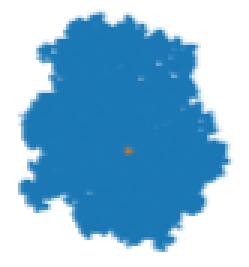
#> input picture Cuda/day075.png, 83 x 89 px (shown 3 times larger)
$ python script_frm_snapshot.py
#> lines starting #> are read from the running program, lines starting #| are printed output that depends on the picture
#!/usr/bin/env python3

from pathlib import Path
import matplotlib.pyplot as plt
from PIL import Image

# ============================================================
# Configuration
# ============================================================

SCRIPT_DIR = Path(__file__).resolve().parent

IMAGE_FILE = SCRIPT_DIR / "day075.png"

OUTPUT_DIR = SCRIPT_DIR / "poster_figures"
OUTPUT_DIR.mkdir(exist_ok=True)

N_REGIONS = 64

# ============================================================
# Load tumour image
# ============================================================

img = Image.open(IMAGE_FILE).convert("RGB")
#> img is the input picture: PIL image 83x89 RGB; mean R, G, B 138.4, 185.8, 216.9

width, height = img.size
#> width = 83; height = 89

print(f"Image size: {width} x {height}")
#| Image size: 83 x 89

# ============================================================
# Draw FRM partition
# ============================================================

fig, ax = plt.subplots(figsize=(6.0, 6.0))

ax.imshow(
    img,
    extent=[0, width, height, 0],
    interpolation="nearest"
)

region_height = height / N_REGIONS
#> region_height = 1.39

# ------------------------------------------------------------
# Horizontal boundaries for 64 regions
# ------------------------------------------------------------

for i in range(N_REGIONS + 1):

    y = i * region_height

    # Outer border slightly thicker
    if i in (0, N_REGIONS):
        linewidth = 1.8
        alpha = 0.85
    else:
        linewidth = 0.45
        alpha = 0.55

    ax.axhline(
        y,
        linewidth=linewidth,
        color="black",
        alpha=alpha
    )

# ------------------------------------------------------------
# External vertical borders
# ------------------------------------------------------------

ax.axvline(
    0,
    linewidth=1.8,
    color="black",
    alpha=0.85
)

ax.axvline(
    width,
    linewidth=1.8,
    color="black",
    alpha=0.85
)

# ------------------------------------------------------------
# Label only selected regions
# Avoid cluttering the figure with 64 labels
# ------------------------------------------------------------

selected_regions = {
    0: "R0",
    15: "R15",
    31: "R31",
    32: "R32",
    47: "R47",
    63: "R63"
}

for region, label in selected_regions.items():

    y_center = (region + 0.5) * region_height

    ax.text(
        width * 0.025,
        y_center,
        label,
        ha="left",
        va="center",
        fontsize=8,
        fontweight="bold",
        color="black",
        bbox=dict(
            boxstyle="round,pad=0.12",
            facecolor="white",
            edgecolor="none",
            alpha=0.72
        )
    )

# ============================================================
# Formatting
# ============================================================

ax.set_xlim(0, width)
ax.set_ylim(height, 0)

ax.set_aspect("equal")

ax.set_xticks([])
ax.set_yticks([])

ax.set_title(
    "FRM — Fine-Grained Region Mapping",
    fontsize=16,
    fontweight="bold",
    pad=12
)

ax.text(
    width / 2,
    height + height * 0.055,
    "64 horizontal regions",
    ha="center",
    va="top",
    fontsize=12
)

fig.tight_layout()

# ============================================================
# Save
# ============================================================

fig.savefig(
    OUTPUT_DIR / "frm_day075_64_regions.pdf",
    bbox_inches="tight"
)
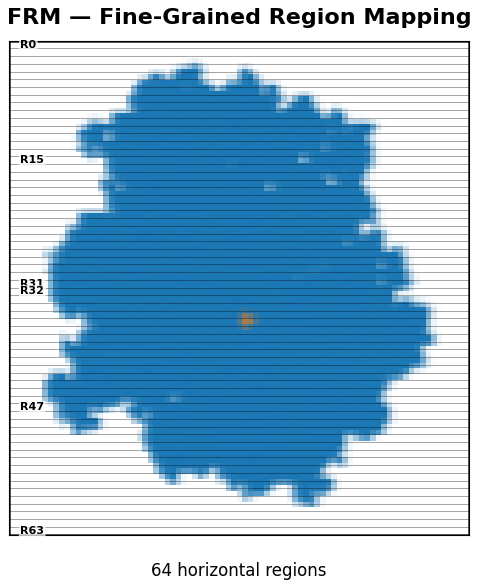
#> figure drawn by matplotlib, 1 panel

fig.savefig(
    OUTPUT_DIR / "frm_day075_64_regions.png",
    dpi=600,
    bbox_inches="tight"
)

plt.close(fig)

print("Generated:")
print(OUTPUT_DIR / "frm_day075_64_regions.pdf")
print(OUTPUT_DIR / "frm_day075_64_regions.png")
